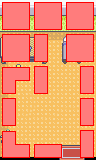

This is a level from a 2D game, rendered from its Tiled map with the project's own tilesets. A one-line summary and the map file follow, with tile-layer data summarised:
An orthogonal 3x5 tile map with 32x32 px tiles, 3 tile layers (tonari, over, collision), 2 tilesets.

<map version="1.0" orientation="orthogonal" width="3" height="5" tilewidth="32" tileheight="32">
 <tileset firstgid="1" name="tonarinoie" tilewidth="32" tileheight="32">
  <image source="../graphics/System/tonari.png" width="96" height="160" />
 </tileset>
 <tileset firstgid="16" name="collision" tilewidth="32" tileheight="32">
  <image source="../graphics/System/collision.png" width="192" height="96" />
 </tileset>
 <layer name="tonari" width="3" height="5">
  <data>[15 cells, 15 non-empty, 15 distinct tile ids]</data>
 </layer>
 <layer name="over" width="3" height="5">
  <data>[15 cells, 0 non-empty, 0 distinct tile ids]</data>
 </layer>
 <layer name="collision" width="3" height="5">
  <data>[15 cells, 14 non-empty, 6 distinct tile ids]</data>
 </layer>
</map>